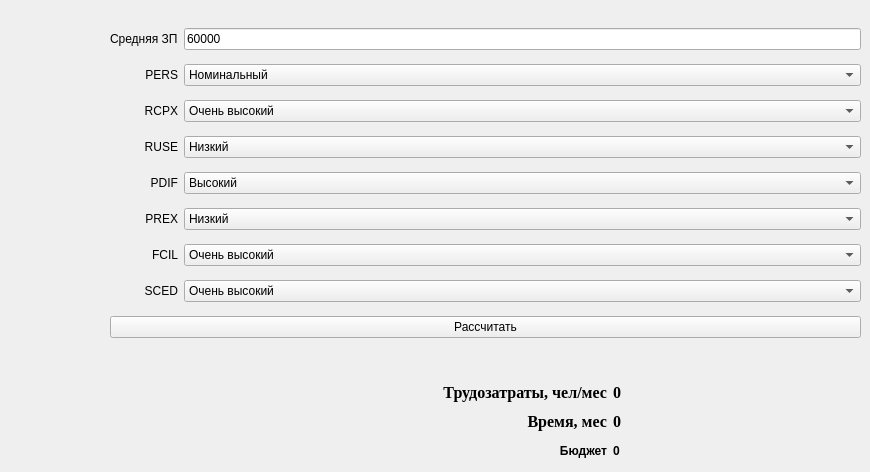
      <widget class="QWidget" name="tab">
       <attribute name="title">
        <string>Модель ранней разработки архитектуры</string>
       </attribute>
       <widget class="QWidget" name="layoutWidget">
        <property name="geometry">
         <rect>
          <x>110</x>
          <y>20</y>
          <width>751</width>
          <height>331</height>
         </rect>
        </property>
        <layout class="QGridLayout" name="gridLayout_9">
         <item row="4" column="0">
          <widget class="QLabel" name="label_78">
           <property name="text">
            <string>PDIF</string>
           </property>
           <property name="alignment">
            <set>Qt::AlignRight|Qt::AlignTrailing|Qt::AlignVCenter</set>
           </property>
          </widget>
         </item>
         <item row="5" column="1">
          <widget class="QComboBox" name="archComboBox_12">
           <property name="currentIndex">
            <number>1</number>
           </property>
           <item>
            <property name="text">
             <string>Очень низкий</string>
            </property>
           </item>
           <item>
            <property name="text">
             <string>Низкий</string>
            </property>
           </item>
           <item>
            <property name="text">
             <string>Номинальный</string>
            </property>
           </item>
           <item>
            <property name="text">
             <string>Высокий</string>
            </property>
           </item>
           <item>
            <property name="text">
             <string>Очень высокий</string>
            </property>
           </item>
           <item>
            <property name="text">
             <string>Сверхвысокий</string>
            </property>
           </item>
          </widget>
         </item>
         <item row="7" column="1">
          <widget class="QComboBox" name="archComboBox_14">
           <property name="currentIndex">
            <number>4</number>
           </property>
           <item>
            <property name="text">
             <string>Очень низкий</string>
            </property>
           </item>
           <item>
            <property name="text">
             <string>Низкий</string>
            </property>
           </item>
           <item>
            <property name="text">
             <string>Номинальный</string>
            </property>
           </item>
           <item>
            <property name="text">
             <string>Высокий</string>
            </property>
           </item>
           <item>
            <property name="text">
             <string>Очень высокий</string>
            </property>
           </item>
          </widget>
         </item>
         <item row="2" column="0">
          <widget class="QLabel" name="label_76">
           <property name="text">
            <string>RCPX</string>
           </property>
           <property name="alignment">
            <set>Qt::AlignRight|Qt::AlignTrailing|Qt::AlignVCenter</set>
           </property>
          </widget>
         </item>
         <item row="1" column="1">
          <widget class="QComboBox" name="archComboBox_8">
           <property name="currentIndex">
            <number>2</number>
           </property>
           <item>
            <property name="text">
             <string>Очень низкий</string>
            </property>
           </item>
           <item>
            <property name="text">
             <string>Низкий</string>
            </property>
           </item>
           <item>
            <property name="text">
             <string>Номинальный</string>
            </property>
           </item>
           <item>
            <property name="text">
             <string>Высокий</string>
            </property>
           </item>
           <item>
            <property name="text">
             <string>Очень высокий</string>
            </property>
           </item>
           <item>
            <property name="text">
             <string>Сверхвысокий</string>
            </property>
           </item>
          </widget>
         </item>
         <item row="4" column="1">
          <widget class="QComboBox" name="archComboBox_11">
           <property name="currentIndex">
            <number>2</number>
           </property>
           <item>
            <property name="text">
             <string>Низкий</string>
            </property>
           </item>
           <item>
            <property name="text">
             <string>Номинальный</string>
            </property>
           </item>
           <item>
            <property name="text">
             <string>Высокий</string>
            </property>
           </item>
           <item>
            <property name="text">
             <string>Очень высокий</string>
            </property>
           </item>
           <item>
            <property name="text">
             <string>Сверхвысокий</string>
            </property>
           </item>
          </widget>
         </item>
         <item row="5" column="0">
          <widget class="QLabel" name="label_79">
           <property name="text">
            <string>PREX</string>
           </property>
           <property name="alignment">
            <set>Qt::AlignRight|Qt::AlignTrailing|Qt::AlignVCenter</set>
           </property>
          </widget>
         </item>
         <item row="7" column="0">
          <widget class="QLabel" name="label_81">
           <property name="text">
            <string>SCED</string>
           </property>
           <property name="alignment">
            <set>Qt::AlignRight|Qt::AlignTrailing|Qt::AlignVCenter</set>
           </property>
          </widget>
         </item>
         <item row="3" column="1">
          <widget class="QComboBox" name="archComboBox_10">
           <property name="currentIndex">
            <number>0</number>
           </property>
           <item>
            <property name="text">
             <string>Низкий</string>
            </property>
           </item>
           <item>
            <property name="text">
             <string>Номинальный</string>
            </property>
           </item>
           <item>
            <property name="text">
             <string>Высокий</string>
            </property>
           </item>
           <item>
            <property name="text">
             <string>Очень высокий</string>
            </property>
           </item>
           <item>
            <property name="text">
             <string>Сверхвысокий</string>
            </property>
           </item>
          </widget>
         </item>
         <item row="6" column="0">
          <widget class="QLabel" name="label_80">
           <property name="text">
            <string>FCIL</string>
           </property>
           <property name="alignment">
            <set>Qt::AlignRight|Qt::AlignTrailing|Qt::AlignVCenter</set>
           </property>
          </widget>
         </item>
         <item row="8" column="0" colspan="2">
          <widget class="QPushButton" name="archCalculateButton_2">
           <property name="text">
            <string>Рассчитать</string>
           </property>
          </widget>
         </item>
         <item row="3" column="0">
          <widget class="QLabel" name="label_77">
           <property name="text">
            <string>RUSE</string>
           </property>
           <property name="alignment">
            <set>Qt::AlignRight|Qt::AlignTrailing|Qt::AlignVCenter</set>
           </property>
          </widget>
         </item>
         <item row="2" column="1">
          <widget class="QComboBox" name="archComboBox_9">
           <property name="currentIndex">
            <number>4</number>
           </property>
           <item>
            <property name="text">
             <string>Очень низкий</string>
            </property>
           </item>
           <item>
            <property name="text">
             <string>Низкий</string>
            </property>
           </item>
           <item>
            <property name="text">
             <string>Номинальный</string>
            </property>
           </item>
           <item>
            <property name="text">
             <string>Высокий</string>
            </property>
           </item>
           <item>
            <property name="text">
             <string>Очень высокий</string>
            </property>
           </item>
           <item>
            <property name="text">
             <string>Сверхвысокий</string>
            </property>
           </item>
          </widget>
         </item>
         <item row="1" column="0">
          <widget class="QLabel" name="label_66">
           <property name="text">
            <string>PERS</string>
           </property>
           <property name="alignment">
            <set>Qt::AlignRight|Qt::AlignTrailing|Qt::AlignVCenter</set>
           </property>
          </widget>
         </item>
         <item row="6" column="1">
          <widget class="QComboBox" name="archComboBox_13">
           <property name="currentIndex">
            <number>4</number>
           </property>
           <item>
            <property name="text">
             <string>Очень низкий</string>
            </property>
           </item>
           <item>
            <property name="text">
             <string>Низкий</string>
            </property>
           </item>
           <item>
            <property name="text">
             <string>Номинальный</string>
            </property>
           </item>
           <item>
            <property name="text">
             <string>Высокий</string>
            </property>
           </item>
           <item>
            <property name="text">
             <string>Очень высокий</string>
            </property>
           </item>
           <item>
            <property name="text">
             <string>Сверхвысокий</string>
            </property>
           </item>
          </widget>
         </item>
         <item row="0" column="0">
          <widget class="QLabel" name="label_82">
           <property name="text">
            <string>Средняя ЗП</string>
           </property>
          </widget>
         </item>
         <item row="0" column="1">
          <widget class="QLineEdit" name="avgSalaryEdit_2">
           <property name="text">
            <string>60000</string>
           </property>
          </widget>
         </item>
        </layout>
       </widget>
       <widget class="QWidget" name="">
        <property name="geometry">
         <rect>
          <x>110</x>
          <y>380</y>
          <width>751</width>
          <height>83</height>
         </rect>
        </property>
        <layout class="QGridLayout" name="gridLayout_10">
         <item row="0" column="0" colspan="2">
          <widget class="QLabel" name="label_68">
           <property name="font">
            <font>
             <family>Times New Roman</family>
             <pointsize>12</pointsize>
             <weight>75</weight>
             <bold>true</bold>
            </font>
           </property>
           <property name="text">
            <string>Трудозатраты, чел/мес</string>
           </property>
           <property name="alignment">
            <set>Qt::AlignRight|Qt::AlignTrailing|Qt::AlignVCenter</set>
           </property>
          </widget>
         </item>
         <item row="0" column="2">
          <widget class="QLabel" name="archLabLabel">
           <property name="font">
            <font>
             <family>Times New Roman</family>
             <pointsize>12</pointsize>
             <weight>75</weight>
             <bold>true</bold>
            </font>
           </property>
           <property name="text">
            <string>0</string>
           </property>
          </widget>
         </item>
         <item row="1" column="2">
          <widget class="QLabel" name="archTimeLabel">
           <property name="font">
            <font>
             <family>Times New Roman</family>
             <pointsize>12</pointsize>
             <weight>75</weight>
             <bold>true</bold>
            </font>
           </property>
           <property name="text">
            <string>0</string>
           </property>
          </widget>
         </item>
         <item row="2" column="2">
          <widget class="QLabel" name="archBudgetLabel">
           <property name="text">
            <string>&lt;html&gt;&lt;head/&gt;&lt;body&gt;&lt;p&gt;&lt;span style=&quot; font-weight:600;&quot;&gt;0&lt;/span&gt;&lt;/p&gt;&lt;/body&gt;&lt;/html&gt;</string>
           </property>
          </widget>
         </item>
         <item row="1" column="0" colspan="2">
          <widget class="QLabel" name="label_69">
           <property name="font">
            <font>
             <family>Times New Roman</family>
             <pointsize>12</pointsize>
             <weight>75</weight>
             <bold>true</bold>
            </font>
           </property>
           <property name="text">
            <string>Время, мес</string>
           </property>
           <property name="alignment">
            <set>Qt::AlignRight|Qt::AlignTrailing|Qt::AlignVCenter</set>
           </property>
          </widget>
         </item>
         <item row="2" column="0" colspan="2">
          <widget class="QLabel" name="label_73">
           <property name="layoutDirection">
            <enum>Qt::LeftToRight</enum>
           </property>
           <property name="text">
            <string>&lt;html&gt;&lt;head/&gt;&lt;body&gt;&lt;p&gt;&lt;span style=&quot; font-weight:600;&quot;&gt;Бюджет&lt;/span&gt;&lt;/p&gt;&lt;/body&gt;&lt;/html&gt;</string>
           </property>
           <property name="alignment">
            <set>Qt::AlignRight|Qt::AlignTrailing|Qt::AlignVCenter</set>
           </property>
          </widget>
         </item>
        </layout>
       </widget>
      </widget>
